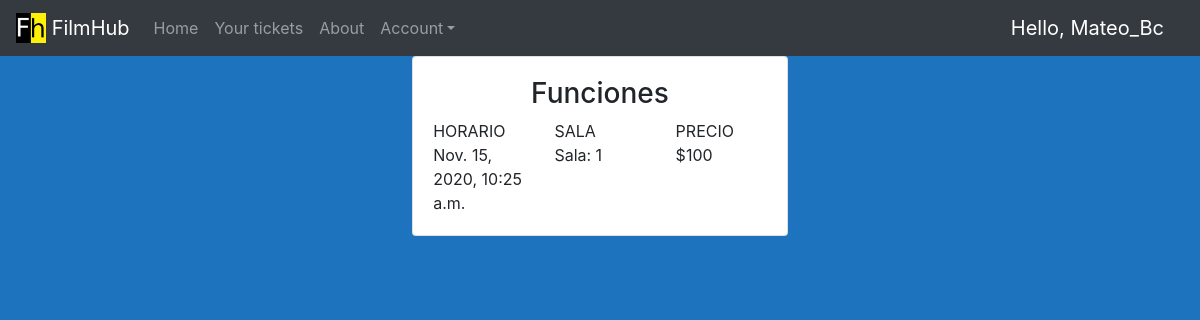
Before: /client/buyticket/1 (signed in) with the older database file.
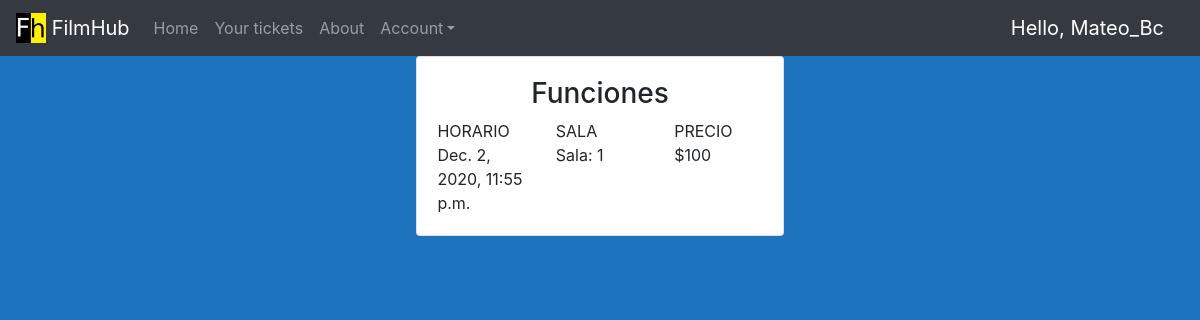
After: the same page with the newer database file.
### FilmHub/models.py (models this page shows, shortened)
class Funcion(models.Model):
    id = models.AutoField(primary_key=True)
    horario = models.DateTimeField(null=True)
    sala = models.ForeignKey(Sala, on_delete=models.CASCADE, null=True)
    pelicula = models.ForeignKey(Pelicula, on_delete=models.CASCADE, null=True)

class Sala(models.Model):
    id = models.AutoField(primary_key=True)
    numero = models.IntegerField(default=0, blank=True, null=True)
    def __str__(self):
        return "Sala: " + str(self.numero)

class Pelicula(models.Model):
    id = models.AutoField(primary_key=True)
    nombre = models.CharField(max_length=25)
    descripcion = models.CharField(max_length=100)
    portada = models.ImageField(default='default.jpg', upload_to='portadas')
    duracion = models.TimeField(null=True)
    precio_base = models.IntegerField(default=0, blank=True, null=True)

### FilmHub/views.py (the view)
# urls.py: path('client/buyticket/<int:funcion>', views.BuyTicketView, name="buy_ticket"),
@login_required(login_url='loginView')
def BuyTicketView(request,funcion):
    funcion = Funcion.objects.get(pk=funcion)
    now = datetime.datetime.now()
    context= {
    'funcion':funcion}
    return render(request, 'FilmHub/buy_ticket.html', context)

### FilmHub/templates/FilmHub/buy_ticket.html
{% extends 'FilmHub/main.html' %}
{% load static %}
{% block content %}
<div class="container h-100">
    <div class="row justify-content-around">
        <div class="col-sm-auto">
            <div class="card card-body">
                <div class="row justify-content-center">
                    <h3>Funciones</h3>
                </div>
                <div class="row justify-content-center">
                    <div class="col-md">
                        HORARIO
                    </div>
                    <div class="col-md">
                        SALA
                    </div>
                    <div class="col-md">
                        PRECIO
                    </div>
                </div>
                    <div class="row justify-content-center">
                        <div class="col-md">
                            {{funcion.horario}}
                        </div>
                        <div class="col-md">
                            {{funcion.sala}}
                        </div>
                        <div class="col-md">
                            ${{funcion.pelicula.precio_base}}
                        </div>
                    </div>
            </div>
        </div>
    </div>
</div>
{% endblock %}

Changed rows visible on the page:
changed Funcion "Sala: 1": horario "Nov. 15, 2020, 10:25 a.m." → "Dec. 2, 2020, 11:55 p.m."
